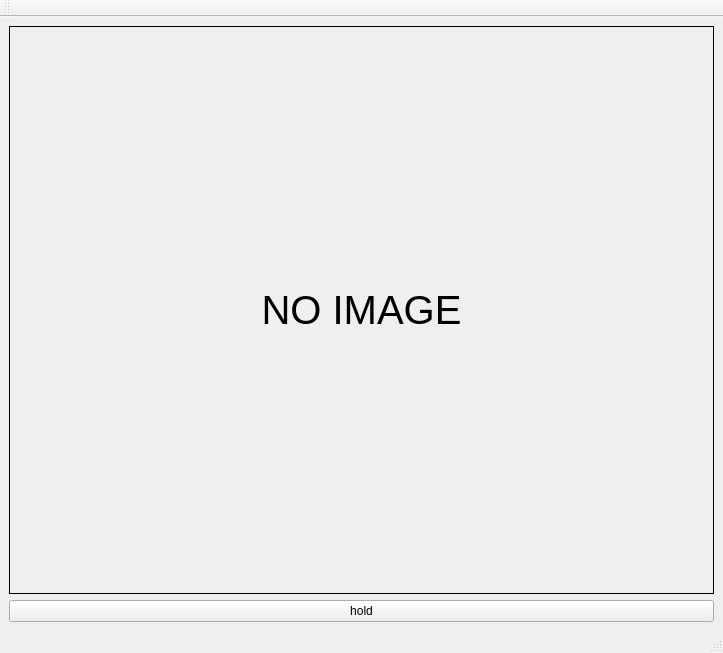
<?xml version="1.0" encoding="UTF-8"?>
<ui version="4.0">
 <class>Viewer</class>
 <widget class="QMainWindow" name="Viewer">
  <property name="geometry">
   <rect>
    <x>0</x>
    <y>0</y>
    <width>723</width>
    <height>653</height>
   </rect>
  </property>
  <property name="windowTitle">
   <string>Pendulum Viewer</string>
  </property>
  <widget class="QWidget" name="centralwidget">
   <layout class="QVBoxLayout" name="verticalLayout" stretch="1,0">
    <item>
     <widget class="QLabel" name="label">
      <property name="font">
       <font>
        <pointsize>30</pointsize>
       </font>
      </property>
      <property name="frameShape">
       <enum>QFrame::Panel</enum>
      </property>
      <property name="text">
       <string>NO IMAGE</string>
      </property>
      <property name="textFormat">
       <enum>Qt::PlainText</enum>
      </property>
      <property name="scaledContents">
       <bool>true</bool>
      </property>
      <property name="alignment">
       <set>Qt::AlignCenter</set>
      </property>
     </widget>
    </item>
    <item>
     <widget class="QPushButton" name="pushButton">
      <property name="text">
       <string>hold</string>
      </property>
     </widget>
    </item>
   </layout>
  </widget>
  <widget class="QMenuBar" name="menubar">
   <property name="geometry">
    <rect>
     <x>0</x>
     <y>0</y>
     <width>723</width>
     <height>21</height>
    </rect>
   </property>
  </widget>
  <widget class="QStatusBar" name="statusbar"/>
  <widget class="QToolBar" name="toolBar">
   <property name="windowTitle">
    <string>toolBar</string>
   </property>
   <attribute name="toolBarArea">
    <enum>TopToolBarArea</enum>
   </attribute>
   <attribute name="toolBarBreak">
    <bool>false</bool>
   </attribute>
  </widget>
 </widget>
 <resources/>
 <connections/>
</ui>
